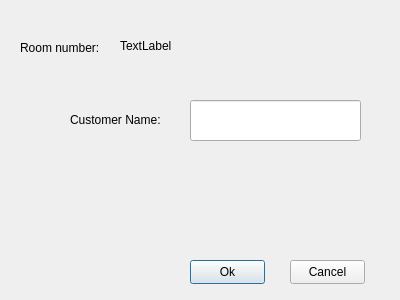
<?xml version="1.0" encoding="UTF-8"?>
<ui version="4.0">
 <class>DetailsDialog</class>
 <widget class="QDialog" name="DetailsDialog">
  <property name="geometry">
   <rect>
    <x>0</x>
    <y>0</y>
    <width>400</width>
    <height>300</height>
   </rect>
  </property>
  <property name="windowTitle">
   <string>Check In</string>
  </property>
  <widget class="QLabel" name="label">
   <property name="geometry">
    <rect>
     <x>120</x>
     <y>30</y>
     <width>221</width>
     <height>31</height>
    </rect>
   </property>
   <property name="text">
    <string>TextLabel</string>
   </property>
  </widget>
  <widget class="QPushButton" name="pushButtonOk">
   <property name="geometry">
    <rect>
     <x>190</x>
     <y>260</y>
     <width>75</width>
     <height>24</height>
    </rect>
   </property>
   <property name="text">
    <string>Ok</string>
   </property>
  </widget>
  <widget class="QPushButton" name="pushButtonCancel">
   <property name="geometry">
    <rect>
     <x>290</x>
     <y>260</y>
     <width>75</width>
     <height>24</height>
    </rect>
   </property>
   <property name="text">
    <string>Cancel</string>
   </property>
  </widget>
  <widget class="QLineEdit" name="lineEdit">
   <property name="geometry">
    <rect>
     <x>190</x>
     <y>100</y>
     <width>171</width>
     <height>41</height>
    </rect>
   </property>
  </widget>
  <widget class="QLabel" name="label_2">
   <property name="geometry">
    <rect>
     <x>70</x>
     <y>110</y>
     <width>101</width>
     <height>20</height>
    </rect>
   </property>
   <property name="text">
    <string>Customer Name:</string>
   </property>
  </widget>
  <widget class="QLabel" name="label_3">
   <property name="geometry">
    <rect>
     <x>20</x>
     <y>40</y>
     <width>91</width>
     <height>16</height>
    </rect>
   </property>
   <property name="text">
    <string>Room number:</string>
   </property>
  </widget>
 </widget>
 <resources/>
 <connections/>
</ui>
